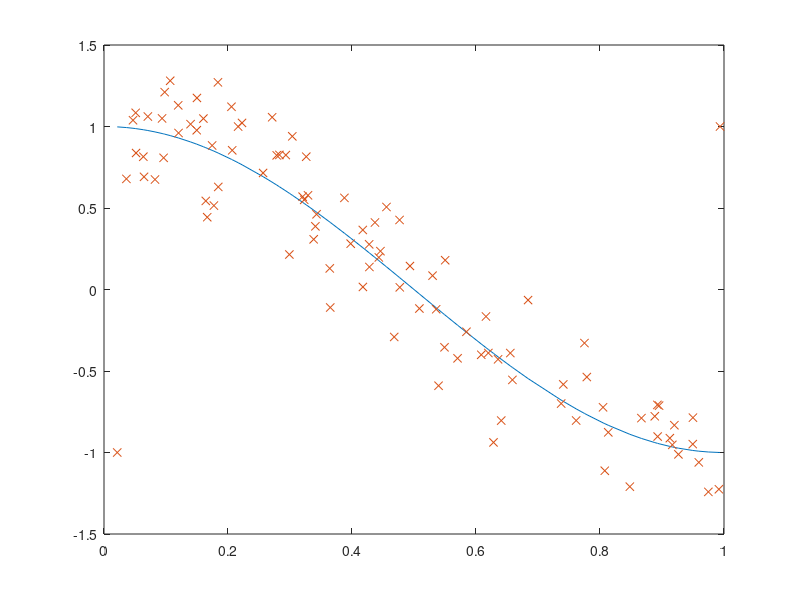

Recreate this plot in MATLAB. (Note: this script raises an error after producing the figure.)
close all
clear all
clc
%% 1 Programmation lineaire et regression MAD
% Generation des données suivant la loi uniforme
randn('seed',1);
rand('seed',1);
n = 100;
x =sort(rand(n,1));
nt = 1000;
xt =linspace(0,1,nt)';
y =cos(pi*x);
yt =cos(pi*xt);
sig = 0.25;
ya = y+sig*randn(size(y));

%Ajout de bruit
ya(1) = -1;
ya(n) = 1;

%Plot donnees
figure(1);
tt =plot(x,y);
hold on;
oo =plot(x,ya,'x');

%% 2 Resolution du pb
% Reformulation matricielle du pb 
X = [ones(size(x)) x x.^2 x.^3 x.^4 x.^5 x.^6 x.^7 x.^8 x.^9 ];
Xt = [ones(size(xt)) xt xt.^2 xt.^3 xt.^4 xt.^5 xt.^6 xt.^7 xt.^8 xt.^9 ];
[n,p] =size(X);

%Resolution cvx
cvx_begin
    variables beta_cvx(p)
    minimize(sum(abs(X*beta_cvx - ya)) )
cvx_end

% En virant la valeure abs
e = ones(n,1);
cvx_begin
variables beta_cvx2(p) ep(n) em(n)
dual variable d
minimize( e'*ep + e'*em)
subject to
d : X*beta_cvx2 - ya == ep-em;
ep >= 0;
em >= 0;
cvx_end

%Reformulation LP
f = [zeros(2*p,1) ; ones(2*n,1)];
I = eye(n);
A = [X -X -I I];
b = ya;
lb = zeros(2*p+2*n,1);
ub = [];

% Resolution avec cvx again
cvx_begin
    cvx_quiet(true)
    cvx_precision best
    variables xl(2*p+2*n)
    dual variables d mu
    minimize( f'*xl )
    subject to
    d : A*xl == b;
    mu: xl >= lb;
cvx_end

beta_cvx3 = xl(1:p)-xl(p+1 : 2*p);

%verif des kkt 
% Stattionarite
stationnarite=f-A'*d-mu; % ATTENTION !!!! f+ou- A'... en fonction du solveur utilise.. Bien verif que la condition egal a 0
primal=A*xl-b % primalite est bien verif egal a 0
% mu>0 doit etre pos
complementarite=mu.*xl % nul

% DUAL resolution
cvx_begin
cvx_quiet(true)
cvx_precision best
variables yl(n)
dual variable dd
maximize( b'*yl )
subject to
dd : A'*yl <= f;
cvx_end


x_lin = linprog(f,[],[],A,b,0*f);
beta_lin = x_lin(1:p)-x_lin(p+1 : 2*p);

addpath('/nfs/opt/CPLEX/cplex/matlab');
x_cpl = cplexlp(f,[],[],A,b,0*f);

a= beta_cvx3

[beta_cvx beta_cvx2 xl(1:p) - xl(p+1:2*p) x_lin(1:p) - x_lin(p+1:2*p) x_cpl(1:p) - x_cpl(p+1:2*p) dd(1:p) - dd(p+1:2*p)]
ee = plot(xt,Xt*a,'r');
set(ee,'LineWidth',3);
ee2 = plot(xt,Xt*(X\ya),'g');
legend([tt, oo, ee , ee2],'true function','observed data','estimated function','estimation des MC');

%le premier programme CVX est plus lent car il doit réaliser les
%transformations en programme linéaire. Le dernier est plus rapide car bien
%optimisé. Systeme de reecriture prends bcp de temps avant d'appeler
%linprog.

%% 3

sig = .5;
yb = y+sig*abs(randn(size(y)));

cvx_begin
cvx_quiet(true)
cvx_precision best
variables beta_cvx(p)
dual variable d
minimize( sum(abs(X*beta_cvx - yb)) )
subject to
d : X*beta_cvx <= yb;
cvx_end

figure(2)
set(gcf,'Color',[1,1,1])
oo = plot(x,yb,'ob');hold on
tt = plot(x,y,':c');
ee = plot(xt,Xt*beta_cvx,'r');
legend([tt, oo, ee],'true function','observed data','estimated function')
